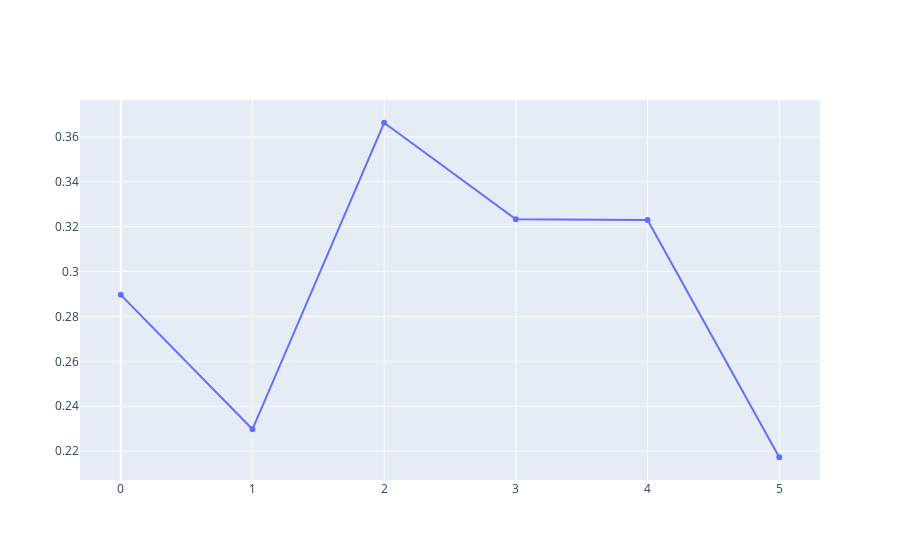

Here is the notebook cell this chart was saved with:
### Code cell
display(df_RNN)
df_RNN_line_chart=pd.DataFrame(columns=["Index_val","Prediction"])
for i,k in enumerate(df_RNN.prediction):
    #print(i,k[0][0])
    row1 = pd.Series([i,k[0][0]] ,index=df_RNN_line_chart.columns )
    df_RNN_line_chart.loc[len(df_RNN_line_chart.index)] = row1
    
display(df_RNN_line_chart)

df_RNN_line_chart_2=df_RNN.merge(df_RNN_line_chart,left_index=True,right_index=True)

display(df_RNN_line_chart_2)
    
x = df_RNN_line_chart_2.Index_val_y
y = df_RNN_line_chart_2.Prediction_y
fig = go.Figure(data=go.Scatter(x = x, y = y) )
fig.show()

### Figure 1 — Plotly figure (JSON) as saved in the notebook; plotly's stock layout.template omitted (floating-point values rounded to 4 significant figures)
{"data": [{"x": [0, 1, 2, 3, 4, 5], "y": [0.2896, 0.2297, 0.3663, 0.3233, 0.3229, 0.2173], "type": "scatter"}], "layout": {"xaxis": {"type": "linear", "range": [-0.293, 5.293], "autorange": true}, "yaxis": {"type": "linear", "range": [0.2063, 0.3772], "autorange": true}, "autosize": true}}
